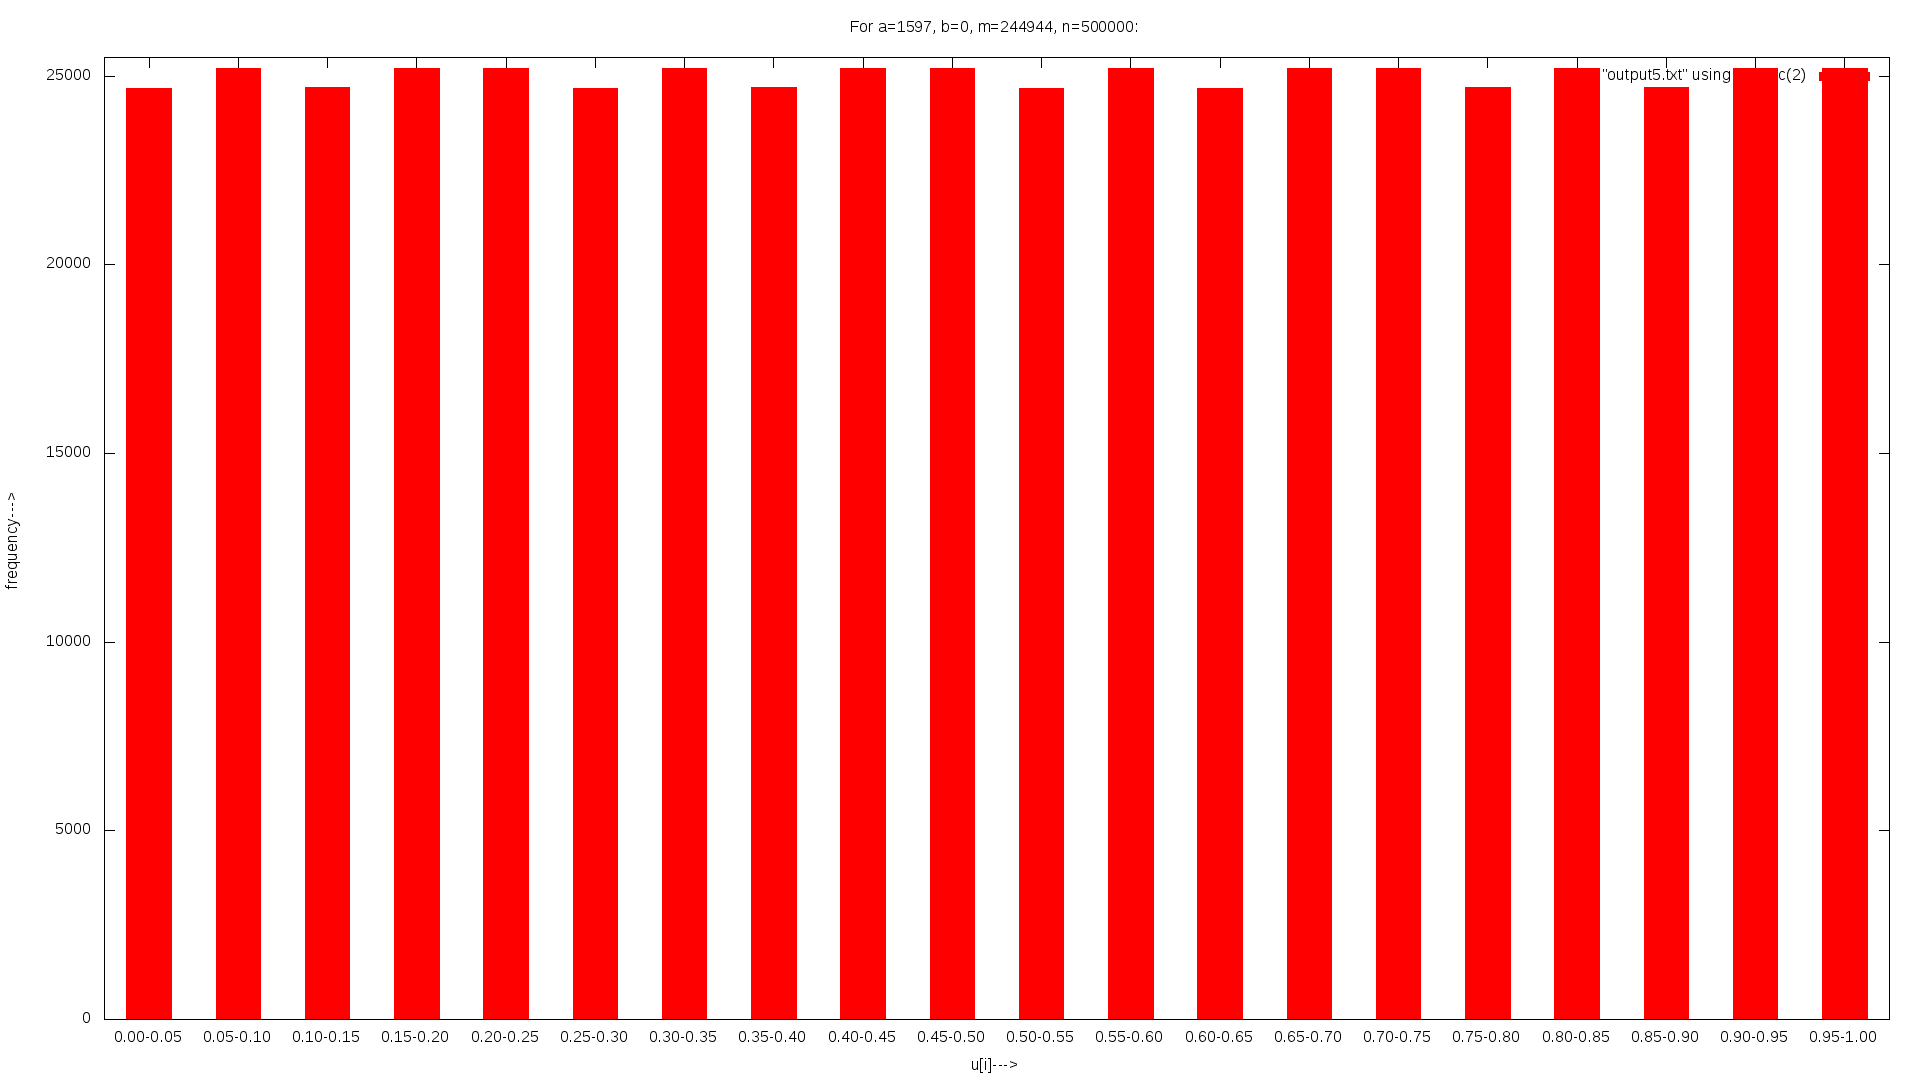

Generate this figure with gnuplot:
reset
set term png size 1920, 1080
set style fill solid
set boxwidth 0.5
set yrange [0:25500]
set xlabel "u[i]--->"
set ylabel "frequency--->"
set title "For a=1597, b=0, m=244944, n=500000:"
set output "plot5.png"
plot "output5.txt" using 1:3:xtic(2) with boxes
